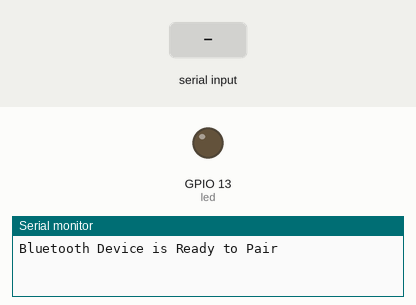
The sketch below on a simulated ESP32. On the bench: output pins drawn as LEDs (lit = HIGH), the last lines printed to the serial monitor. The test bench sets the inputs (shaded band). Nothing arrives over Bluetooth unless stated.

Above: at 1.2 s.
1.3 s: "1" received over the second serial link
At 1.6 s:
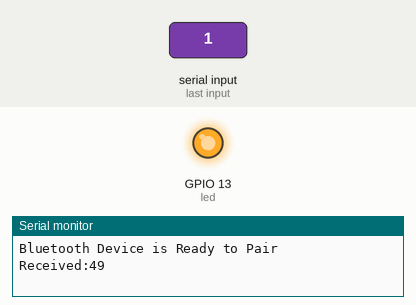
2.8 s: "0" received over the second serial link
At 3.1 s:
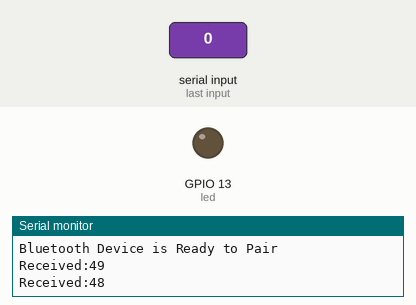
Timing chart, 0 to 5.8 s (numbered marks = the images above; inputs shaded):
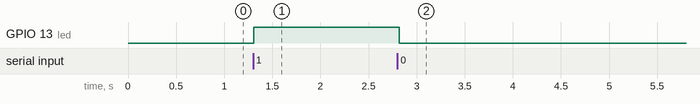

Measured:
- after the input at 1.3 s, GPIO 13 (led): LOW → HIGH at once
- after the input at 2.8 s, GPIO 13 (led): HIGH → LOW at once

The sketch:

esp32ledblink_via_bluetooth.ino
```cpp
#include "BluetoothSerial.h"

BluetoothSerial ESP_BT; //Object for Bluetooth

int incoming;
int led = 13;

void setup() {
  Serial.begin(9600); //Start Serial monitor in 9600
  ESP_BT.begin("MyIndrata"); //Name of your Bluetooth Signal
  Serial.println("Bluetooth Device is Ready to Pair");

  pinMode (led, OUTPUT);//Specify that LED pin is output
}

void loop() {

  if (ESP_BT.available()) //Check if we receive anything from Bluetooth
  {
    incoming = ESP_BT.read(); //Read what we recevive
    Serial.print("Received:"); Serial.println(incoming);

    if (incoming == 49) // type 1 from terminal bluetooth
        {
        digitalWrite(led, HIGH);
        ESP_BT.println("LED turned ON");
        }

    if (incoming == 48)// send 0 type 1 from terminal bluetooth
        {
        digitalWrite(led, LOW);
        ESP_BT.println("LED turned OFF");
        }
  }
  delay(20);
}
```
